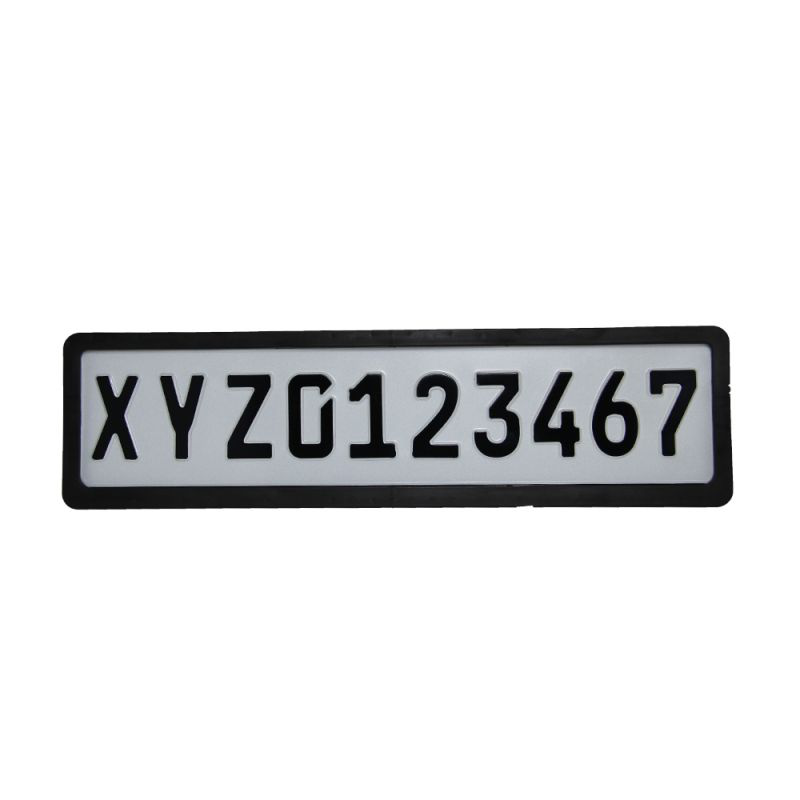
#> input picture testOCR.png, 800 x 800 px
$ python Image_threshold.py --image testOCR.png
#> lines starting #> are read from the running program, lines starting #| are printed output that depends on the picture; after the words box and inside, x2 and y2 are one past the last pixel; in counts of white or black regions, pixels touching at a corner belong together
import numpy as np
import argparse
import cv2

# fetching the arguments and save in dictionary
ap = argparse.ArgumentParser()
ap.add_argument("-i", "--image", required = True, help = "Enter path to the image")
args = vars(ap.parse_args())

# loading and converting the image into numpy array
image = cv2.imread(args["image"])
#> image is the input picture: shape (800, 800, 3); mean B, G, R 229.1, 228.3, 227.8

# convert image to greyscale
image = cv2.cvtColor(image, cv2.COLOR_BGR2GRAY)
#> image: shape (800, 800)

# implement gaussian blurr
blurred = cv2.GaussianBlur(image, (5,5), 0)

cv2.imshow("Gaussian blurr", blurred)

#simple Thresholding using binary
(T, thresh) = cv2.threshold(blurred, 155, 255, cv2.THRESH_BINARY)
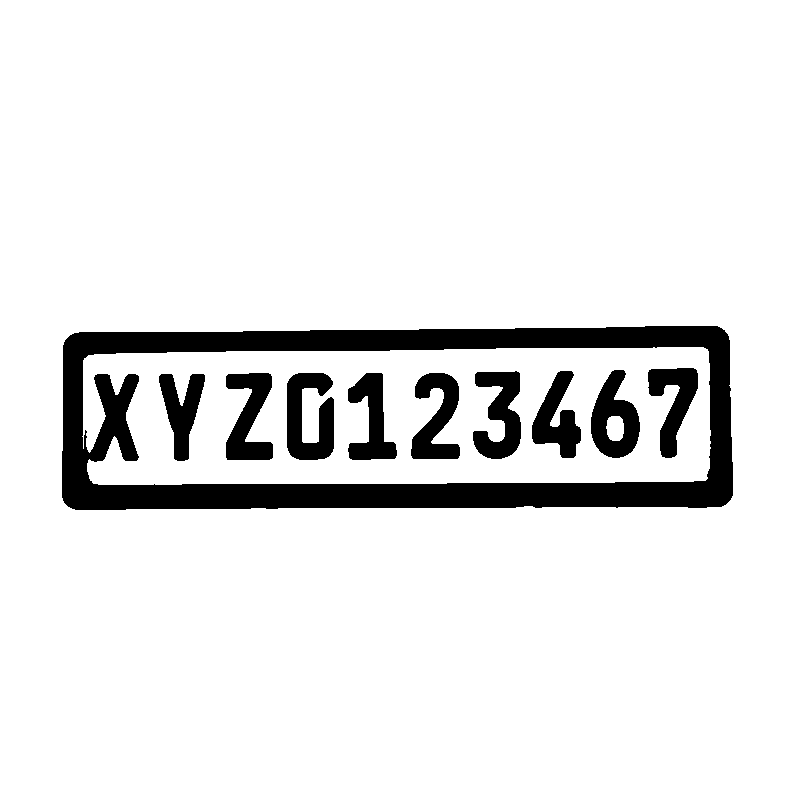
#> thresh: shape (800, 800); 90.7% white; 10 black regions, largest, box (x1, y1, x2, y2) and area: (62, 326, 733, 510) 38271, (287, 373, 334, 460) 2832, (473, 371, 521, 459) 2527
cv2.imshow("Threshold Binary", thresh)

#simple Thresholding using inv binary
(T, threshInv) = cv2.threshold(blurred, 155, 255, cv2.THRESH_BINARY_INV)
cv2.imshow("Threshold Inv Binary", threshInv)

cv2.imshow("Only Coins", cv2.bitwise_and(image, image, mask = threshInv))
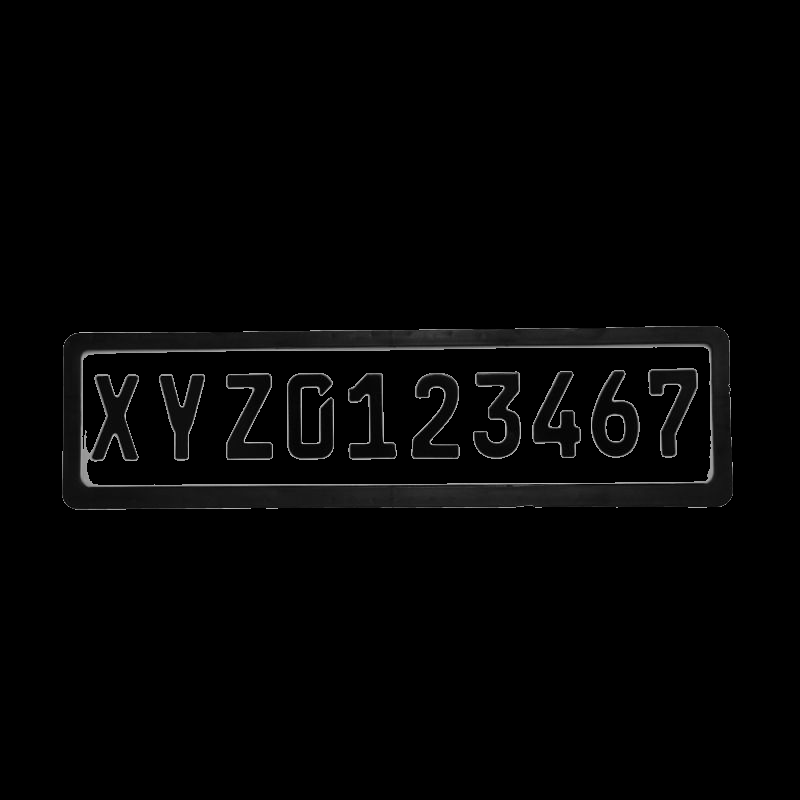
#> window 'Only Coins': shape (800, 800); min 0, max 210, mean 3.9


#adaptive thresholding using mean
thresh = cv2.adaptiveThreshold(blurred, 255, cv2.ADAPTIVE_THRESH_MEAN_C, cv2.THRESH_BINARY_INV, 11, 4)
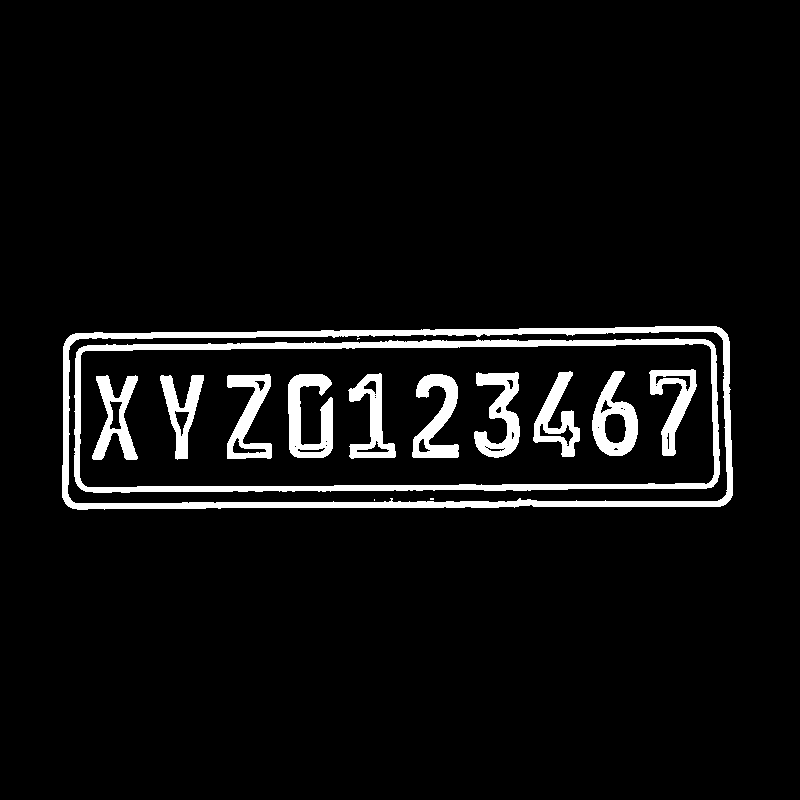
#> thresh: shape (800, 800); 5.8% white; 15 white regions (3 under 20 px), largest, box (x1, y1, x2, y2) and area: (62, 326, 733, 510) 10189, (74, 338, 720, 493) 9124, (288, 374, 333, 458) 2238
cv2.imshow("Adaptive mean", thresh)

#adaptive thresholding using gaussian
thresh = cv2.adaptiveThreshold(blurred, 255, cv2.ADAPTIVE_THRESH_GAUSSIAN_C, cv2.THRESH_BINARY_INV, 11, 4)
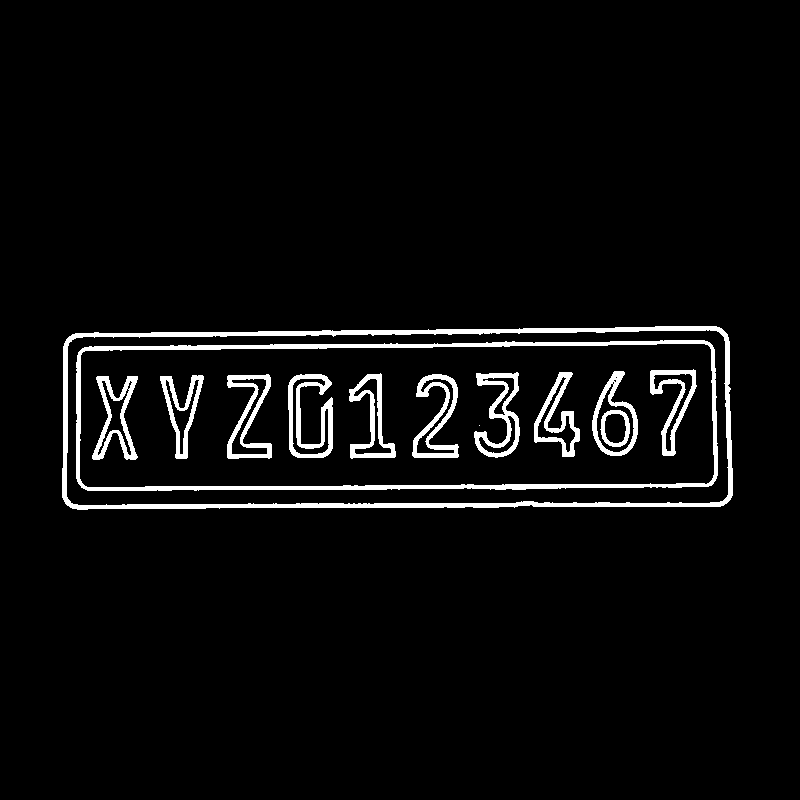
#> thresh: shape (800, 800); 4.3% white; 14 white regions (1 under 20 px), largest, box (x1, y1, x2, y2) and area: (62, 326, 733, 510) 7716, (76, 340, 718, 491) 6495, (288, 374, 333, 458) 1657
cv2.imshow("Adaptive gaussian", thresh)

cv2.waitKey(0)

$ run again, on OCR1.png
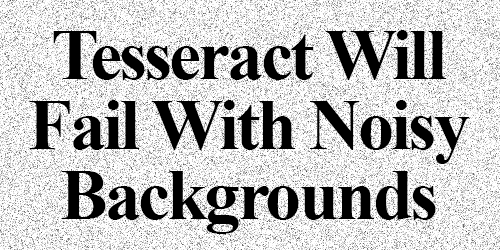
#> input picture OCR1.png, 500 x 250 px
#> image is the input picture: shape (250, 500, 3); min 0, max 255, mean 189.9
#> image: shape (250, 500)
#> `(T, thresh) = cv2.threshold(blurred, 155, 255, cv2.THRESH_BINARY)`:
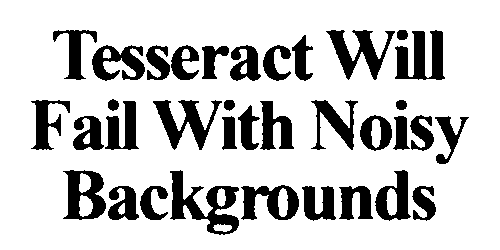
#> thresh: shape (250, 500); 79.9% white; 35 black regions, largest, box (x1, y1, x2, y2) and area: (170, 170, 239, 235) 1807, (395, 30, 445, 80) 1475, (326, 30, 395, 80) 1354
#> `thresh = cv2.adaptiveThreshold(blurred, 255, cv2.ADAPTIVE_THRESH_GAUSS..`:
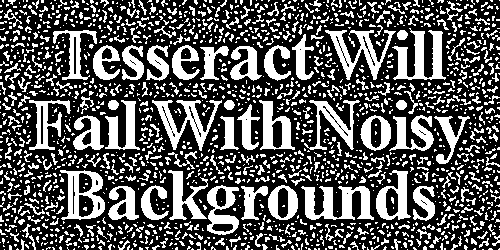
#> thresh: shape (250, 500); 34.3% white; 1830 white regions (1484 under 20 px), largest, box (x1, y1, x2, y2) and area: (301, 186, 374, 220) 1364, (392, 28, 446, 80) 1288, (152, 100, 222, 151) 1175
